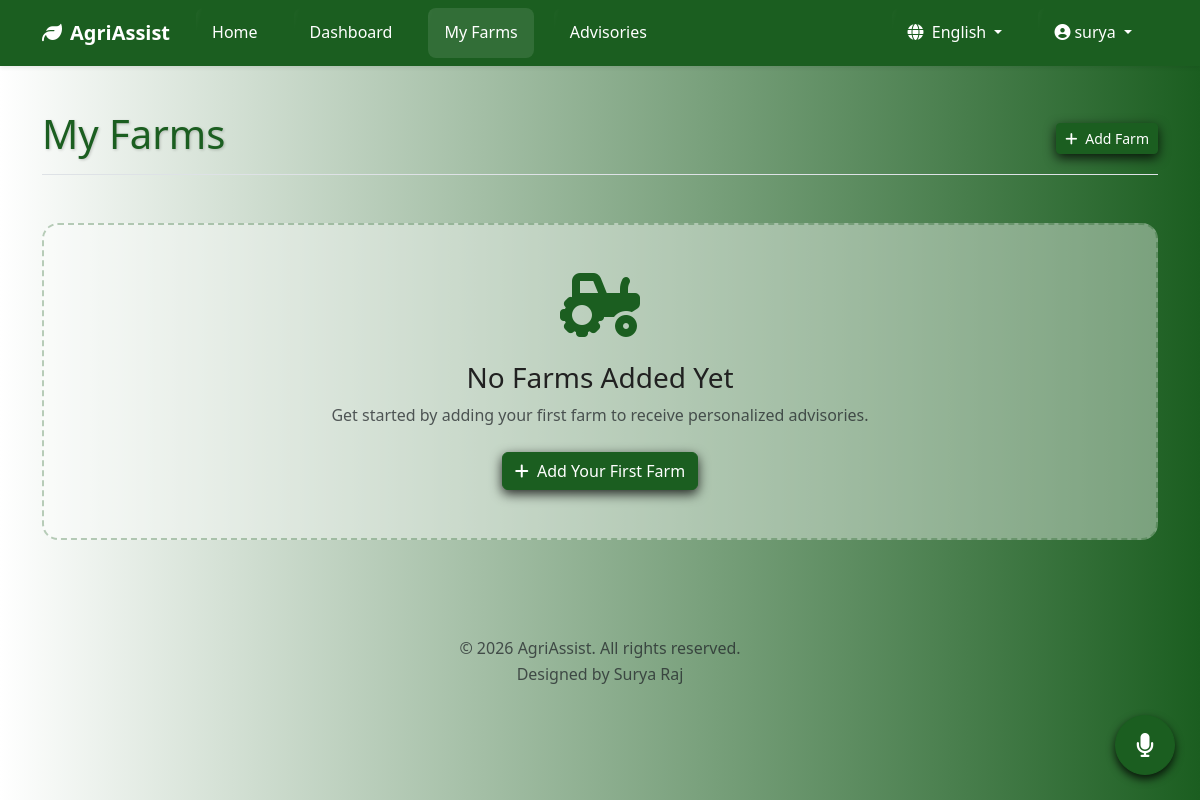
The app's page /farms (signed in), older data.
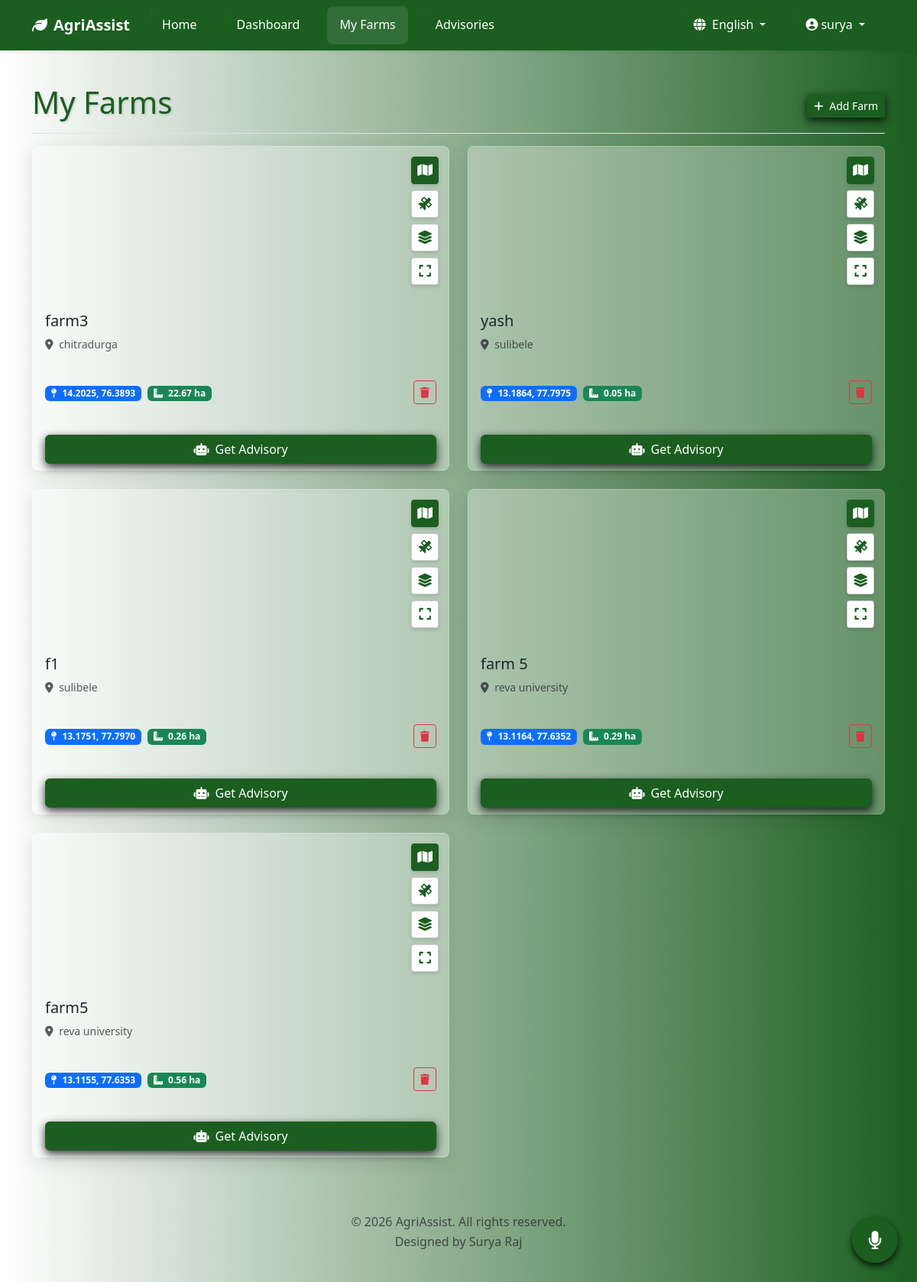
The same page, newer data.
### app.py (models this page shows)
class Farm(db.Model):
    id = db.Column(db.Integer, primary_key=True)
    name = db.Column(db.String(100), nullable=False)
    location = db.Column(db.String(200), nullable=False)
    latitude = db.Column(db.Float, nullable=False)
    longitude = db.Column(db.Float, nullable=False)
    area_hectares = db.Column(db.Float, nullable=True)
    area_geojson = db.Column(db.Text, nullable=True)
    created_at = db.Column(db.DateTime, default=datetime.utcnow)
    user_id = db.Column(db.Integer, db.ForeignKey('user.id'), nullable=False)
    advisories = db.relationship('Advisory', backref='farm', lazy=True, cascade='all, delete-orphan')

### app.py (the view)
@app.route('/farms')
@login_required
def farms():
    crop_options_translated = [(crop, _(crop)) for crop in CROP_OPTIONS]
    soil_types_options_translated = [(soil, _(soil)) for soil in SOIL_TYPE_OPTIONS]
    crop_stages_options_translated = [(stage, _(stage)) for stage in CROP_STAGE_OPTIONS]
    return render_template(
        'farms.html', title=_('My Farms'),
        farms=current_user.farms,
        crop_options=crop_options_translated,
        soil_types=soil_types_options_translated,
        crop_stages=crop_stages_options_translated,
        google_maps_api_key=app.config.get('GOOGLE_MAPS_API_KEY')
    )

### app.py (called while the page is built)
@login_manager.user_loader
def load_user(user_id): return User.query.get(int(user_id))

def get_locale():
    if current_user.is_authenticated and current_user.language:
        return current_user.language
    if 'language' in session and session['language'] in app.config['LANGUAGES']:
        return session['language']
    return request.accept_languages.best_match(list(app.config['LANGUAGES'].keys()))

@app.before_request
def before_request():
    session.permanent = True
    app.permanent_session_lifetime = timedelta(minutes=60) # Increased to 60 mins
    session.modified = True
    g.language = get_locale()

@app.context_processor
def inject_globals():
    return {
        'now': datetime.utcnow,
        'get_locale': get_locale,
        'LANGUAGES': app.config['LANGUAGES']
    }

### templates/farms.html (shortened to what the changed rows need)
{% extends "base.html" %}
{% block content %}
<div class="container py-4">
    <div class="d-flex justify-content-between flex-wrap flex-md-nowrap align-items-center pt-3 pb-2 mb-3 border-bottom">
        <h1 class="main-title">{{ _('My Farms') }}</h1>
    </div>
    {% if farms %}
        <div class="row row-cols-1 row-cols-md-2 g-4 mb-4">
            {% for farm in farms %}
                <div class="col farm-card" id="farm-card-{{ farm.id }}"
                     data-farm-id="{{ farm.id }}"
                     data-lat="{{ farm.latitude }}"
                     data-lon="{{ farm.longitude }}"
                     data-geojson="{{ farm.area_geojson | tojson }}">
                    <div class="card h-100">
                        <div class="card-img-top map-container-fullscreenable position-relative" style="height: 200px; border-radius: 1rem 1rem 0 0;">
                            <div id="farmMap{{ farm.id }}" style="height: 100%; width: 100%;"></div>
                            <div class="map-controls">
                                <button type="button" class="map-control-btn map-view-btn active" data-view-type="map" title="{{ _('Map View') }}"><i class="fas fa-map"></i></button>
                                <button type="button" class="map-control-btn map-view-btn" data-view-type="satellite" title="{{ _('Satellite View') }}"><i class="fas fa-satellite"></i></button>
                                <button type="button" class="map-control-btn map-view-btn" data-view-type="hybrid" title="{{ _('Hybrid View') }}"><i class="fas fa-layer-group"></i></button>
                                <button type="button" class="map-control-btn view-fullscreen-btn" title="{{ _('View Fullscreen') }}"><i class="fas fa-expand"></i></button>
                            </div>
                        </div>
                        <div class="card-body d-flex flex-column">
                            <h5 class="card-title">{{ farm.name }}</h5>
                            <p class="card-text text-muted small">
                                <i class="fas fa-map-marker-alt me-1"></i> {{ farm.location }}
                            </p>
                            <div class="mt-auto">
                                <div class="d-flex justify-content-between align-items-center mb-3">
                                    <div>
                                        <span class="badge bg-primary me-1">
                                            <i class="fas fa-map-pin me-1"></i> {{ "%.4f"|format(farm.latitude) }}, {{ "%.4f"|format(farm.longitude) }}
                                        </span>
                                        {% if farm.area_hectares %}
                                        <span class="badge bg-success me-1">
                                            <i class="fas fa-ruler-combined me-1"></i> {{ "%.2f"|format(farm.area_hectares) }} ha
                                        </span>
                                        {% endif %}
                                    </div>
                                    <div class="btn-group">
                                        <button type="button" class="btn btn-sm btn-outline-danger" onclick="deleteFarm('{{ farm.id }}')">
                                            <i class="fas fa-trash"></i>
                                        </button>
                                    </div>
                                </div>
                            </div>
                        </div>
                        <div class="card-footer bg-transparent border-top-0">
                            <a href="#" id="getAdvisoryBtn" class="btn btn-theme-primary w-100" data-bs-toggle="modal" data-bs-target="#getAdvisoryModal" data-farm-id="{{ farm.id }}">
                                <i class="fas fa-robot me-1"></i> {{ _('Get Advisory') }}
                            </a>
                        </div>
                    </div>
                </div>
            {% endfor %}
        </div>
    {% else %}
        <div class="text-center py-5 my-5 no-farms-placeholder">
            <i class="fas fa-tractor fa-4x mb-4" style="color: #1B5E20;"></i>
            <h3>{{ _('No Farms Added Yet') }}</h3>
            <p class="text-muted mb-4">{{ _('Get started by adding your first farm to receive personalized advisories.') }}</p>
            <button type="button" class="btn btn-theme-primary" data-bs-toggle="modal" data-bs-target="#addFarmModal" id="firstFarmBtn">
                <i class="fas fa-plus me-1"></i> {{ _('Add Your First Farm') }}
            </button>
        </div>
    {% endif %}
</div>
{% endblock %}

Row changes from the older to the newer data that the page shows:
added Farm: {{ farm.id }} 1 (drawn), name "farm3", location "chitradurga", latitude "14.2025", longitude "76.3893", area_hectares "22.67"
added Farm: name "yash", location "sulibele", latitude "13.1864", longitude "77.7975", area_hectares "0.05"
added Farm: name "f1", location "sulibele", latitude "13.1751", longitude "77.7970", area_hectares "0.26"
added Farm: name "farm 5", location "reva university", latitude "13.1164", longitude "77.6352", area_hectares "0.29"
added Farm: name "farm5", location "reva university", latitude "13.1155", longitude "77.6353", area_hectares "0.56"
Text that changed along with them:
text no longer shown: "No Farms Added Yet Get started by adding your first farm to receive personalized advisories. Add Your First Farm"
